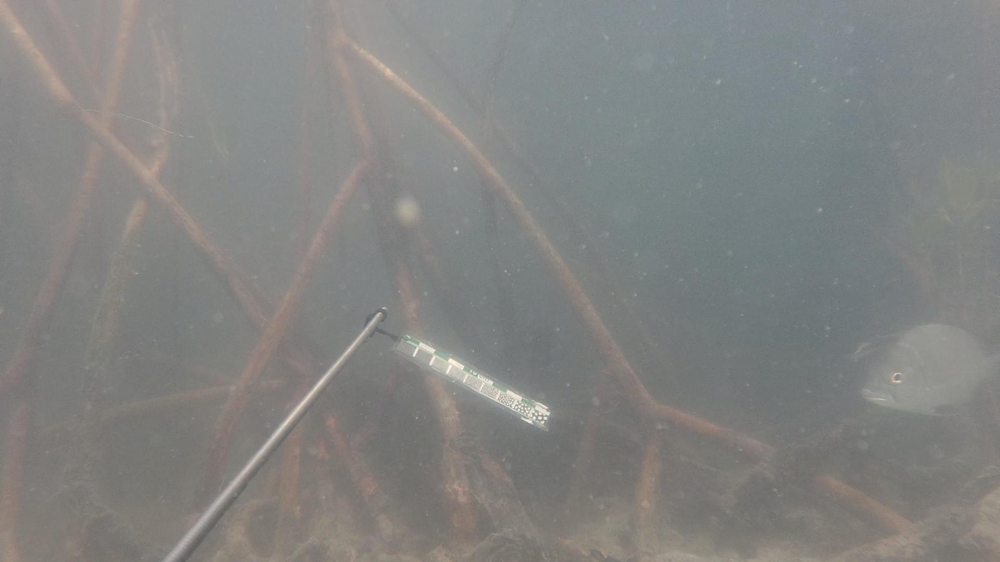
#> input picture ADVENCE_DETECTION/ground/image.png, 1000 x 562 px, shrunk from 1920 x 1080 before the run
$ python ground.py
#> lines starting #> are read from the running program, lines starting #| are printed output that depends on the picture
import cv2

def draw_yolo_box(image_path, yolo_line):
    # 1. Load the image
#> called with image_path = 'image.png'
    img = cv2.imread(image_path)
#> img is the input picture: shape (562, 1000, 3); mean B, G, R 129.5, 131.3, 130.6

    # Get image dimensions (Height and Width)
    h_img, w_img, _ = img.shape
#> h_img = 562; w_img = 1000

    # 2. Parse the coordinate string
    parts = yolo_line.split()
    class_id = int(parts[0])
    x_center_norm = float(parts[1])
    y_center_norm = float(parts[2])
    width_norm = float(parts[3])
    height_norm = float(parts[4])

    # 3. Convert Normalized Coordinates to Pixel Coordinates
    # Calculate the center in pixels
    x_center = int(x_center_norm * w_img)
#> x_center = 929
    y_center = int(y_center_norm * h_img)
#> y_center = 370

    # Calculate width and height in pixels
    box_w = int(width_norm * w_img)
#> box_w = 140
    box_h = int(height_norm * h_img)
#> box_h = 94

    # 4. Calculate Top-Left Corner (x1, y1) and Bottom-Right Corner (x2, y2)
    # We subtract half the width/height from the center to find the top-left
    x1 = int(x_center - (box_w / 2))
#> x1 = 859
    y1 = int(y_center - (box_h / 2))
#> y1 = 323
    x2 = x1 + box_w
#> x2 = 999
    y2 = y1 + box_h
#> y2 = 417

    # 5. Draw the Rectangle
    # Color is BGR (Blue, Green, Red). Let's use Red (0, 0, 255)
    # Thickness is 2
    cv2.rectangle(img, (x1, y1), (x2, y2), (0, 0, 255), 2)

    # Optional: Put text ID
    cv2.putText(img, f"ID: {class_id}", (x1, y1 - 10),
                cv2.FONT_HERSHEY_SIMPLEX, 0.5, (0, 0, 255), 2)
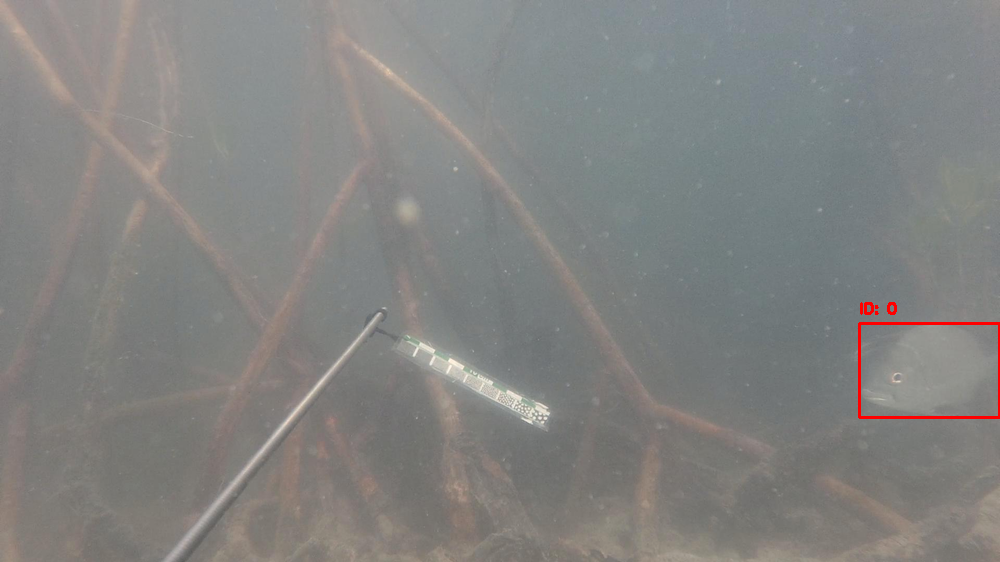
#> img: shape (562, 1000, 3); mean B, G, R 129.2, 130.9, 131

    # 6. Show or Save the result
    # cv2.imshow("Result", img)
    cv2.imwrite("result_with_box.jpg", img) # Saves the file
    print("Image saved as 'result_with_box.jpg'")

    # cv2.waitKey(0)
    # cv2.destroyAllWindows()

# --- Run the function ---
# Replace 'image_04156b.jpg' with the actual path to your downloaded image
coordinate_string = "0 0.9296875 0.6587962962962963 0.140625 0.1675925925925926"
draw_yolo_box('image.png', coordinate_string)
